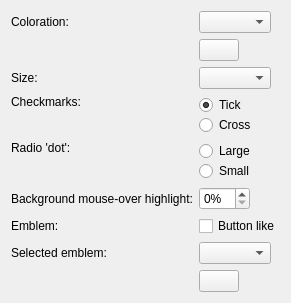
     <widget class="QWidget" name="page_9">
      <layout class="QFormLayout" name="formLayout_10">
       <property name="fieldGrowthPolicy">
        <enum>QFormLayout::ExpandingFieldsGrow</enum>
       </property>
       <item row="0" column="0">
        <widget class="QLabel" name="label_22">
         <property name="text">
          <string>Coloration:</string>
         </property>
        </widget>
       </item>
       <item row="0" column="1">
        <widget class="QComboBox" name="shadeCheckRadio">
         <property name="toolTip">
          <string>&lt;p&gt;Controls the color of the indicator part of a check or radio - ie. the 'dot' or 'check' mark.</string>
         </property>
        </widget>
       </item>
       <item row="1" column="1">
        <widget class="KColorButton" name="customCheckRadioColor">
         <property name="sizePolicy">
          <sizepolicy hsizetype="Fixed" vsizetype="Fixed">
           <horstretch>0</horstretch>
           <verstretch>0</verstretch>
          </sizepolicy>
         </property>
         <property name="toolTip">
          <string>&lt;p&gt;Sets the custom color.</string>
         </property>
         <property name="text">
          <string/>
         </property>
        </widget>
       </item>
       <item row="3" column="0">
        <widget class="QLabel" name="label_53">
         <property name="text">
          <string>Checkmarks:</string>
         </property>
         <property name="alignment">
          <set>Qt::AlignLeading|Qt::AlignLeft|Qt::AlignTop</set>
         </property>
         <property name="margin">
          <number>1</number>
         </property>
        </widget>
       </item>
       <item row="3" column="1">
        <widget class="QFrame" name="frame_3">
         <property name="frameShape">
          <enum>QFrame::NoFrame</enum>
         </property>
         <property name="frameShadow">
          <enum>QFrame::Plain</enum>
         </property>
         <property name="lineWidth">
          <number>0</number>
         </property>
         <layout class="QVBoxLayout" name="verticalLayout_7">
          <property name="spacing">
           <number>0</number>
          </property>
          <property name="margin">
           <number>0</number>
          </property>
          <item>
           <widget class="QRadioButton" name="xCheck_false">
            <property name="toolTip">
             <string>&lt;p&gt;If enabled, checkboxes with have a 'tick' to indicate that they are selected.</string>
            </property>
            <property name="text">
             <string>Tick</string>
            </property>
            <property name="checked">
             <bool>true</bool>
            </property>
           </widget>
          </item>
          <item>
           <widget class="QRadioButton" name="xCheck">
            <property name="toolTip">
             <string>&lt;p&gt;If enabled, checkboxes with have a 'cross' (or 'X') to indicate that they are selected.</string>
            </property>
            <property name="text">
             <string>Cross</string>
            </property>
           </widget>
          </item>
         </layout>
        </widget>
       </item>
       <item row="4" column="0">
        <widget class="QLabel" name="label_71">
         <property name="text">
          <string>Radio 'dot':</string>
         </property>
         <property name="alignment">
          <set>Qt::AlignLeading|Qt::AlignLeft|Qt::AlignTop</set>
         </property>
         <property name="margin">
          <number>1</number>
         </property>
        </widget>
       </item>
       <item row="4" column="1">
        <widget class="QFrame" name="frame_7">
         <property name="frameShape">
          <enum>QFrame::NoFrame</enum>
         </property>
         <property name="frameShadow">
          <enum>QFrame::Plain</enum>
         </property>
         <property name="lineWidth">
          <number>0</number>
         </property>
         <layout class="QVBoxLayout" name="verticalLayout_11">
          <property name="spacing">
           <number>0</number>
          </property>
          <property name="margin">
           <number>0</number>
          </property>
          <item>
           <widget class="QRadioButton" name="smallRadio_false">
            <property name="toolTip">
             <string>&lt;p&gt;If enabled, radio buttons with have a large 'dot' to indicate that they are selected.</string>
            </property>
            <property name="text">
             <string>Large</string>
            </property>
           </widget>
          </item>
          <item>
           <widget class="QRadioButton" name="smallRadio">
            <property name="toolTip">
             <string>&lt;p&gt;If enabled, radio buttons with have a small 'dot' to indicate that they are selected.</string>
            </property>
            <property name="text">
             <string>Small</string>
            </property>
           </widget>
          </item>
         </layout>
        </widget>
       </item>
       <item row="5" column="0">
        <widget class="QLabel" name="label_54">
         <property name="text">
          <string>Background mouse-over highlight:</string>
         </property>
        </widget>
       </item>
       <item row="5" column="1">
        <widget class="QSpinBox" name="crHighlight" native="true">
         <property name="toolTip">
          <string>&lt;p&gt;Defines by how much the theme should brighen (or darken) the background of the text associated with a checkbox, or radio button, when the mouse hovers over it.</string>
         </property>
         <property name="suffix" stdset="0">
          <string>%</string>
         </property>
        </widget>
       </item>
       <item row="6" column="0">
        <widget class="QLabel" name="label_70">
         <property name="text">
          <string>Emblem:</string>
         </property>
        </widget>
       </item>
       <item row="6" column="1">
        <widget class="QCheckBox" name="crButton">
         <property name="toolTip">
          <string>&lt;p&gt;Controls whether the background of the checkbox, or radio button, should appear sunken like or button like.</string>
         </property>
         <property name="text">
          <string>Button like</string>
         </property>
        </widget>
       </item>
       <item row="2" column="0">
        <widget class="QLabel" name="label_87">
         <property name="text">
          <string>Size:</string>
         </property>
        </widget>
       </item>
       <item row="2" column="1">
        <widget class="QComboBox" name="crSize">
         <property name="toolTip">
          <string>&lt;p&gt;Configures the size of checkboxes and radio buttons.</string>
         </property>
        </widget>
       </item>
       <item row="7" column="1">
        <widget class="QComboBox" name="crColor">
         <property name="toolTip">
          <string>&lt;p&gt;Sets the color of selected checkboxes and radio buttons when these are set to 'button like'.</string>
         </property>
        </widget>
       </item>
       <item row="8" column="1">
        <widget class="KColorButton" name="customCrBgndColor">
         <property name="toolTip">
          <string>&lt;p&gt;Sets the custom color.</string>
         </property>
        </widget>
       </item>
       <item row="7" column="0">
        <widget class="QLabel" name="label_88">
         <property name="text">
          <string>Selected emblem:</string>
         </property>
        </widget>
       </item>
      </layout>
     </widget>
